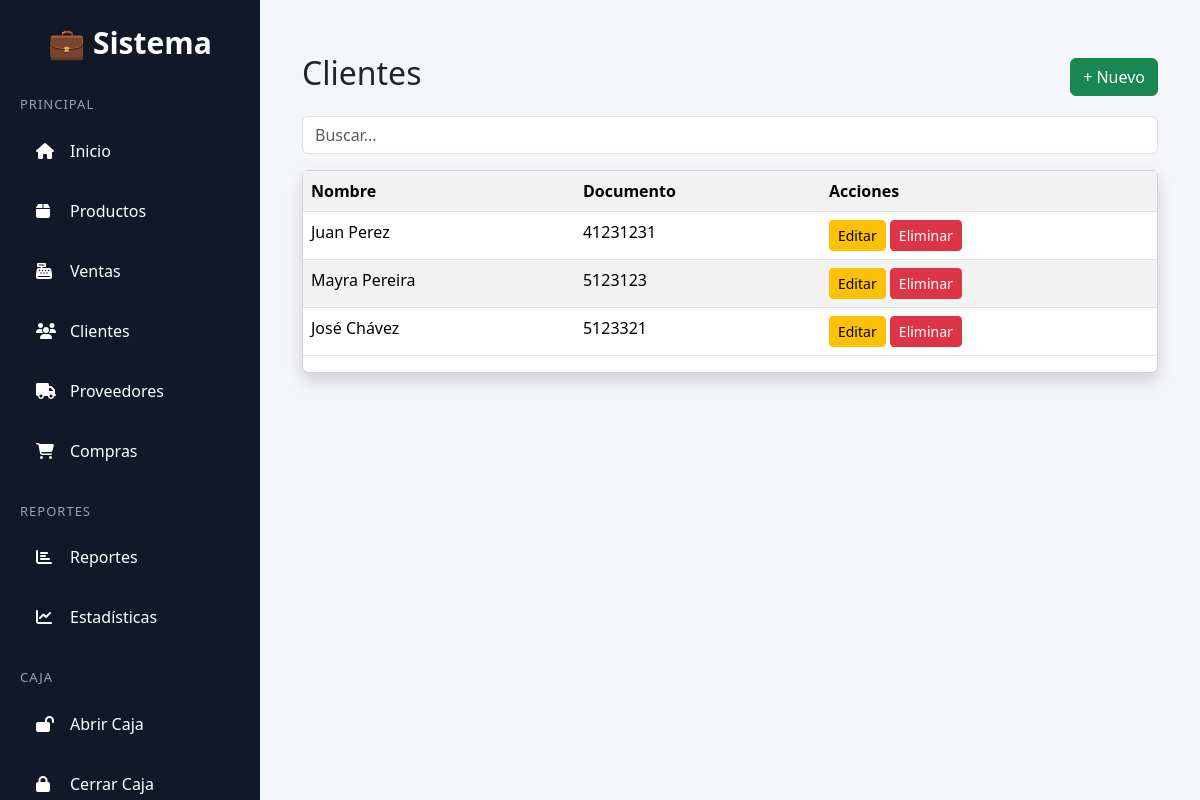
Page /productos/clientes/ (signed in) on the committed database.
### productos/models.py (models this page shows, shortened)
class Cliente(models.Model):
    nombre = models.CharField(max_length=100)
    documento = models.CharField(max_length=20, blank=True, null=True)  # CI o RUC
    telefono = models.CharField(max_length=20, blank=True, null=True)
    direccion = models.CharField(max_length=200, blank=True, null=True)
    negocio = models.ForeignKey(Negocio, on_delete=models.CASCADE)

### productos/views.py (the view)
# urls.py: path("clientes/", lista_clientes, name="clientes"),
@login_required
def lista_clientes(request):
    negocio = Negocio.objects.filter(usuarios=request.user).first()
    query = request.GET.get("q")
    clientes = Cliente.objects.filter(negocio=negocio)
    if query:
        clientes = clientes.filter(nombre__icontains=query)
    return render(request, "clientes.html", {"clientes": clientes})

### templates/clientes.html
{% extends "base.html" %}
{% block content %}
<div class="container mt-4">
    <div class="d-flex justify-content-between align-items-center">
        <h2>Clientes</h2>
        <a href="/productos/clientes/agregar/" class="btn btn-success">+ Nuevo</a>
    </div>
    <form method="GET" class="my-3">
        <input type="text" name="q" placeholder="Buscar..." class="form-control">
    </form>
    <div class="card shadow">
        <table class="table table-striped">
            <tr>
                <th>Nombre</th>
                <th>Documento</th>
                <th>Acciones</th>
            </tr>
            {% for c in clientes %}
            <tr>
                <td>{{ c.nombre }}</td>
                <td>{{ c.documento }}</td>
                <td>
                    <a href="/productos/clientes/editar/{{ c.id }}" class="btn btn-warning btn-sm">Editar</a>
                    <a href="/productos/clientes/eliminar/{{ c.id }}" class="btn btn-danger btn-sm">Eliminar</a>
                </td>
            </tr>
            {% endfor %}
        </table>
    </div>
</div>
{% endblock %}

### templates/base.html (style rules this page uses)
* { margin:0; padding:0; box-sizing:border-box; }
body { background:#f4f6f9; overflow-x:hidden; }

### rows in the picture
Cliente: nombre "Juan Perez", documento "41231231"
Cliente: nombre "Mayra Pereira", documento "5123123"
Cliente: nombre "José Chávez", documento "5123321"
